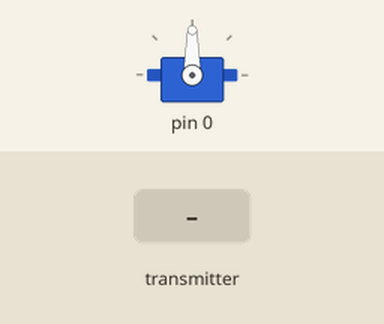
Simulated run of this sketch. Board: Arduino Uno, built for the host (arithmetic inside an expression is 32-bit, double 64-bit). On the bench: servo. The inputs (shaded band) are chosen by the test bench. No radio packets arrive unless stated.

Above: at 1.2 s.
1.3 s: the transmitter starts sending rxdata = 0
At 2.2 s:
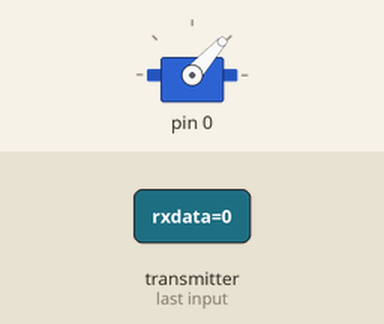
2.8 s: the transmitter starts sending rxdata = 1
At 3.4 s:
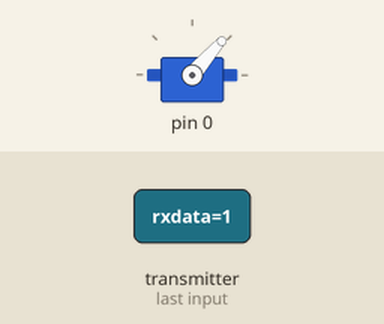
Timing chart, 0 to 5.8 s (numbered marks = the images above; inputs shaded):
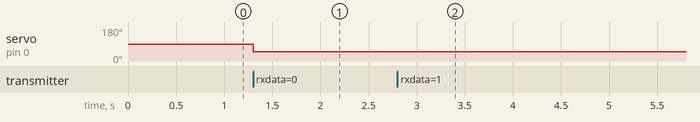

Measured:
- after the input at 1.3 s, servo on pin 0: 90° → 48° at once
- after the input at 2.8 s, servo on pin 0: 48° → 49° at once

The sketch:

receiver_stm.ino
```cpp
/*
 * Робота Бруско А.В.
 * ст. гр. РС-21мп
 *
 * Дана програма призначена для приймальної частини системи.
 * Побудована на основі наступних компонентів:
 * stm32f10c6 Bluepill (копія)
 * nRf24l01
 * Micro servo 9g
 *
 * Підключення nRf24l01 та STM32:
 * CE -> PB0
 * CSN -> PA4
 * SCK -> PA5
 * MOSI -> PA7
 * MISO -> PA6
 *
 * Підключення серво:
 *  -> PA0
 */


#include <SPI.h>
#include <Servo.h>
#include <nRF24L01.h>
#include <RF24.h>

Servo servoone;                             //Створюємо об'єкт класу Servo
RF24 radio(PB0, PA4);                       //CE, CSN до nRF24l01
const uint64_t address = 0xF0F0F0F0E1LL;    //Канал, на якому буде здійснено прийом
uint8_t angle = 0;                          //Змінна для значення кута повороту

void setup() {
  radio.begin();                            //Ініціалізуємо радіомодуль
  radio.openReadingPipe(0, address);        //Встановлюємо адресу прийому
  radio.setPALevel(RF24_PA_MIN);            //Встановлюємо мінімальну потужність
  radio.startListening();                   //Конфігуруємо модуль на прийом
  servoone.attach(PA0);                     //Конфігуруємо сервопривід
}

void loop() {
  if (radio.available()) {                  //Якщо у каналі з'явились дані, то приймаємо їх
    char rxdata;
    radio.read(&rxdata, sizeof(rxdata));    //Зчитуємо у змінну, та конвертуємо її для передачі до...
    angle = (byte)rxdata;
    servoone.write(angle);                  //...функції керування сервоприводом.
  }
  delay(5);
}
```
